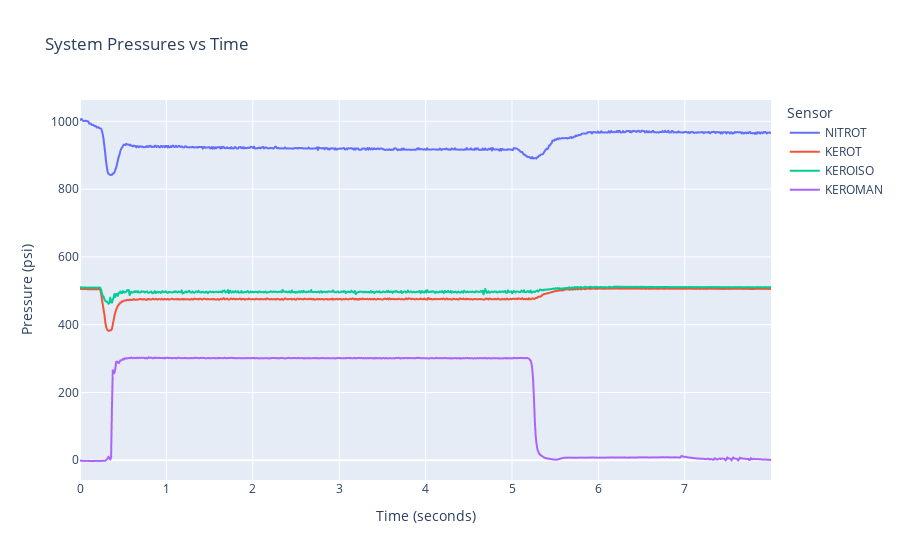
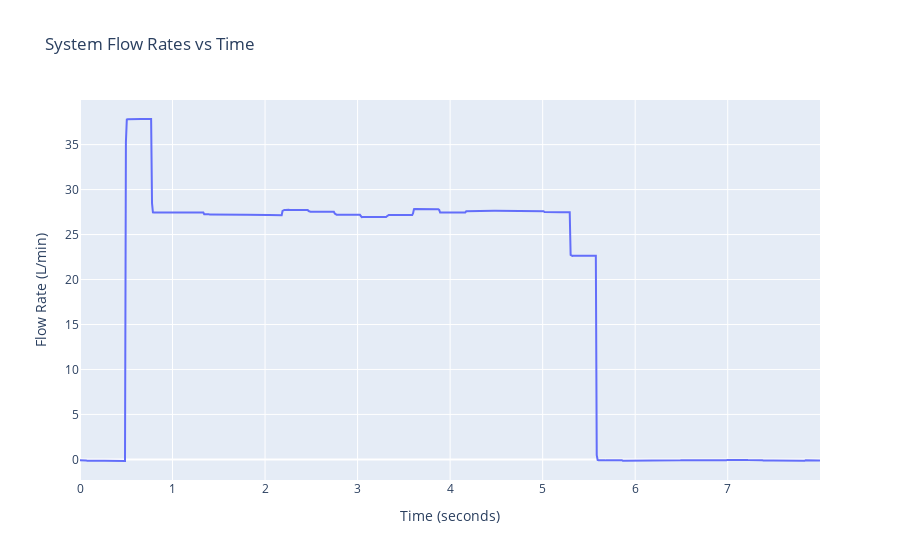

These figures' notebook cell, in order:
### Code cell
#Plotting
side = "KERO" #Change according to what you'd like ("LOX", "KERO", "FULL")

match side:
    case "LOX":
        pressure_list = ["NITROT", "LOXT", "LOXISO", "LOXMAN"]
    case "KERO":
        pressure_list = ["NITROT", "KEROT", "KEROISO", "KEROMAN"]
    case "FULL":
        pressure_list = ["NITROT", "LOXT", "LOXISO", "LOXMAN", "KEROT", "KEROISO", "KEROMAN"]

press_fig = px.line(sample, x = "TIME_SINCE_FIRE", y = pressure_list, title = "System Pressures vs Time")

press_fig.update_layout(
    xaxis_title="Time (seconds)",
    yaxis_title="Pressure (psi)",
    legend_title="Sensor",
)

flow_fig = px.line(sample, x = "TIME_SINCE_FIRE", y = "KEROFLOW", title = "System Flow Rates vs Time")

flow_fig.update_layout(
    xaxis_title="Time (seconds)",
    yaxis_title="Flow Rate (L/min)",
    legend_title="Sensor",
)

press_fig.show()
flow_fig.show()

### Figure 1 — Plotly figure (JSON) as saved in the notebook; plotly's stock layout.template omitted (floating-point values rounded to 4 significant figures; data arrays with more than 128 entries replaced by an {"elided": "..."} marker saying what was removed)
{"data": [{"hovertemplate": "variable=NITROT<br>TIME_SINCE_FIRE=%{x}<br>value=%{y}<extra></extra>", "legendgroup": "NITROT", "line": {"color": "#636efa", "dash": "solid"}, "marker": {"symbol": "circle"}, "mode": "lines", "name": "NITROT", "showlegend": true, "type": "scattergl", "x": {"elided": "823 float values"}, "xaxis": "x", "y": {"elided": "823 float values"}, "yaxis": "y"}, {"hovertemplate": "variable=KEROT<br>TIME_SINCE_FIRE=%{x}<br>value=%{y}<extra></extra>", "legendgroup": "KEROT", "line": {"color": "#EF553B", "dash": "solid"}, "marker": {"symbol": "circle"}, "mode": "lines", "name": "KEROT", "showlegend": true, "type": "scattergl", "x": {"elided": "823 float values"}, "xaxis": "x", "y": {"elided": "823 float values"}, "yaxis": "y"}, {"hovertemplate": "variable=KEROISO<br>TIME_SINCE_FIRE=%{x}<br>value=%{y}<extra></extra>", "legendgroup": "KEROISO", "line": {"color": "#00cc96", "dash": "solid"}, "marker": {"symbol": "circle"}, "mode": "lines", "name": "KEROISO", "showlegend": true, "type": "scattergl", "x": {"elided": "823 float values"}, "xaxis": "x", "y": {"elided": "823 float values"}, "yaxis": "y"}, {"hovertemplate": "variable=KEROMAN<br>TIME_SINCE_FIRE=%{x}<br>value=%{y}<extra></extra>", "legendgroup": "KEROMAN", "line": {"color": "#ab63fa", "dash": "solid"}, "marker": {"symbol": "circle"}, "mode": "lines", "name": "KEROMAN", "showlegend": true, "type": "scattergl", "x": {"elided": "823 float values"}, "xaxis": "x", "y": {"elided": "823 float values"}, "yaxis": "y"}], "layout": {"legend": {"title": {"text": "Sensor"}, "tracegroupgap": 0}, "title": {"text": "System Pressures vs Time"}, "xaxis": {"anchor": "y", "domain": [0, 1], "title": {"text": "Time (seconds)"}}, "yaxis": {"anchor": "x", "domain": [0, 1], "title": {"text": "Pressure (psi)"}}}}

### Figure 2 — Plotly figure (JSON) as saved in the notebook; plotly's stock layout.template omitted (floating-point values rounded to 4 significant figures; data arrays with more than 128 entries replaced by an {"elided": "..."} marker saying what was removed)
{"data": [{"hovertemplate": "TIME_SINCE_FIRE=%{x}<br>KEROFLOW=%{y}<extra></extra>", "legendgroup": "", "line": {"color": "#636efa", "dash": "solid"}, "marker": {"symbol": "circle"}, "mode": "lines", "name": "", "orientation": "v", "showlegend": false, "type": "scatter", "x": {"elided": "823 float values"}, "xaxis": "x", "y": {"elided": "823 float values"}, "yaxis": "y"}], "layout": {"legend": {"title": {"text": "Sensor"}, "tracegroupgap": 0}, "title": {"text": "System Flow Rates vs Time"}, "xaxis": {"anchor": "y", "domain": [0, 1], "title": {"text": "Time (seconds)"}}, "yaxis": {"anchor": "x", "domain": [0, 1], "title": {"text": "Flow Rate (L/min)"}}}}
